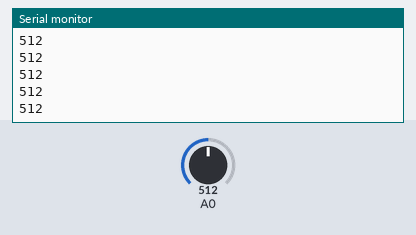
Bench run of a sketch on a simulated Arduino Uno, built with avr-gcc and run on an emulated ATmega328P. Parts: the last lines printed to the serial monitor. The test bench sets the inputs (shaded band); at power-on: A0 = 512.

Above: at 1.2 s.
1.3 s: A0 set to 716
At 2.0 s:
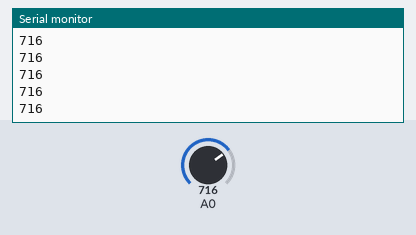
2.8 s: A0 set to 900
At 3.3 s:
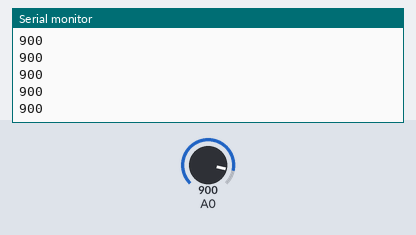
Timing chart, 0 to 5.8 s (numbered marks = the images above; inputs shaded):
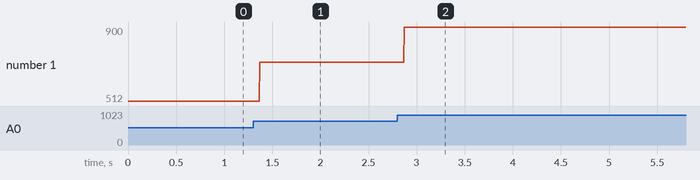

Measured:
- after the input at 1.3 s, the serial monitor: prints a new line after 0.07 s (image 1)
- after the input at 2.8 s, the serial monitor: prints a new line after 0.07 s (image 2)
- plotted number 1: 512 → 716 after the input at 1.3 s, 716 → 900 after the input at 2.8 s

The sketch:

flame-sensor.ino
```cpp
void setup() {
  // put your setup code here, to run once:
  Serial.begin(9600);
}

void loop() {
  // put your main code here, to run repeatedly:
  int rao = analogRead(0);
  Serial.println(rao);
}
```
